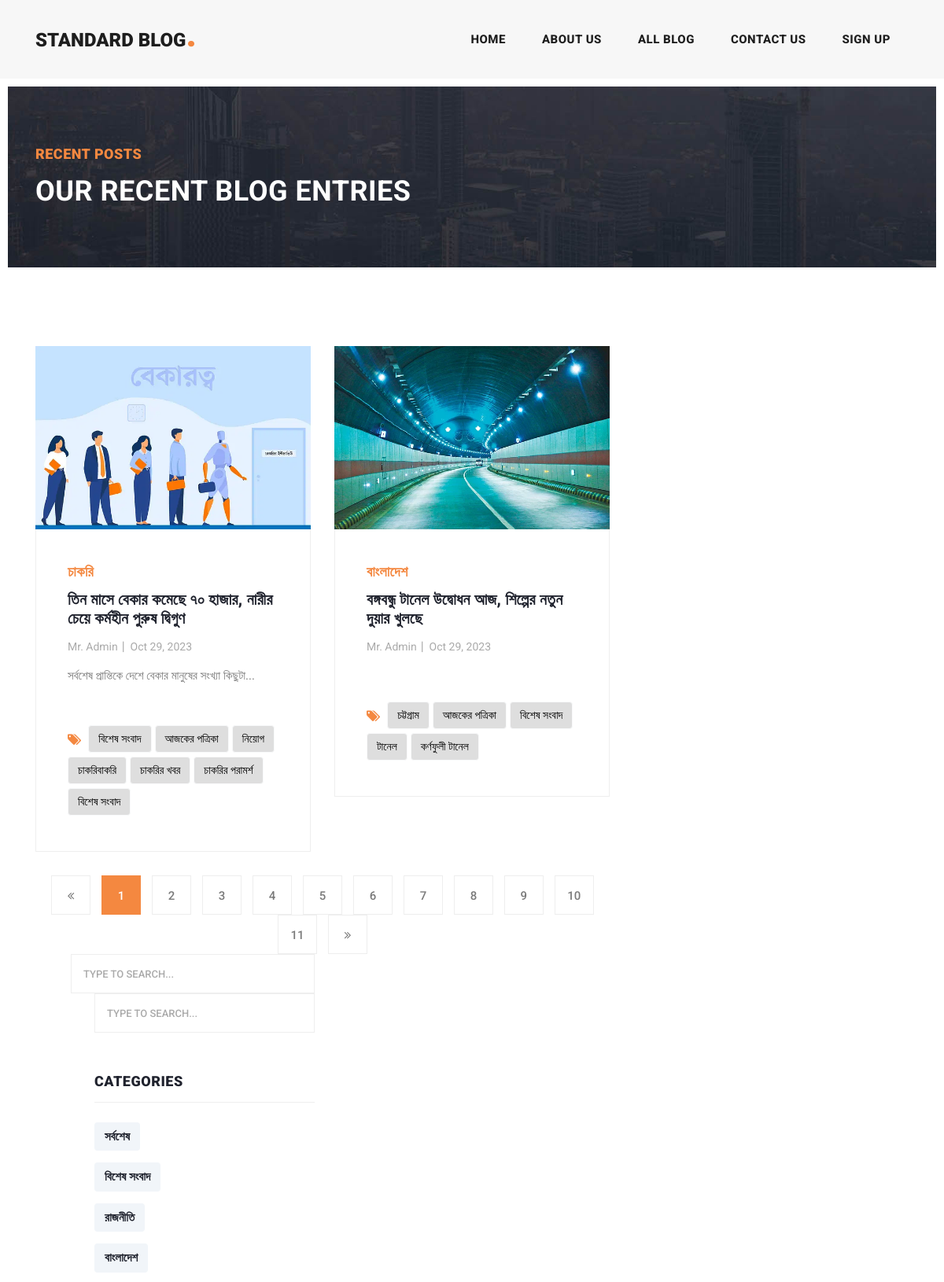
Screenshot of /blog.php (upper part) with the database file from the repository.
### tables this page shows
CREATE TABLE `posts` (
  `id` bigint NOT NULL,
  `category_id` bigint NOT NULL,
  `admin_id` bigint NOT NULL,
  `title` varchar(255) NOT NULL,
  `slug` varchar(255) NOT NULL,
  `description` longtext NOT NULL,
  `image` varchar(255) NOT NULL,
  `status` enum('active','inactive') NOT NULL DEFAULT 'inactive',
  `created_at` timestamp NOT NULL
);

CREATE TABLE `category` (
  `id` bigint NOT NULL,
  `name` varchar(255) NOT NULL,
  `slug` varchar(255) NOT NULL
);

CREATE TABLE `tag` (
  `id` bigint NOT NULL,
  `name` varchar(255) NOT NULL,
  `slug` varchar(255) NOT NULL
);

### admin/helper/helper.php (called while the page is built, shortened)
<?php
  function str_limit($string,$limit=100){
      $string = $string. "";
      $string = substr($string, 0,$limit);
      $string = substr($string, 0,strrpos($string, " "));
      $string = $string."...";
      return $string;
  }
?>

### blog.php (the view, shortened to what this page needs)
<?php
  include("layout/head.php");
?>
  <body>
          <?php
            include("layout/header.php");
          ?>
    <div class="heading-page header-text">
      <section class="page-heading">
        <div class="container">
          <div class="row">
            <div class="col-lg-12">
              <div class="text-content">
                <h4>Recent Posts</h4>
                <h2>Our Recent Blog Entries</h2>
              </div>
            </div>
          </div>
        </div>
      </section>
    </div>
    <section class="blog-posts grid-system">
      <div class="container">
        <div class="row">
          <div class="col-lg-8">
            <div class="all-blog-posts">
              <div class="row">
              <?php
                $per_page  = 2;
                $sql = "SELECT count(*) FROM posts";
                $stmt = $conn->query($sql);
                $total_records = $stmt->fetchColumn();
                $total_pages = ceil($total_records / $per_page);
                $currentPage = 1;
                $page_decrement = null;
                $page_increment = null;
                if (isset($_GET['page'])) {
                  $page = $_GET['page'];
                  $currentPage = $page;
                  $page_decrement = $page - 1;
                  $page_increment = $page + 1;
                } else {
                  $page = 1;
                }
                $starting_page = ($page - 1) * $per_page;
                $sql = "SELECT posts.*,category.name as CategoryName,admin.name as Author FROM posts
                INNER JOIN category ON posts.category_id=category.id
                INNER JOIN admin ON posts.admin_id= admin.id
                WHERE posts.status='active'
                ORDER BY posts.id DESC LIMIT $starting_page,$per_page";
                $stmp = $conn->query($sql);
                $stmp->execute();
                $posts = $stmp->fetchAll(PDO::FETCH_OBJ);
                if ($posts != null) {
                  foreach ($posts as $post) { ?>
                    <div class="col-lg-6">
                      <div class="blog-post">
                        <div class="blog-thumb">
                          <img src="admin/<?php echo $post->image ?>" alt="">
                        </div>
                        <div class="down-content">
                          <span><?php echo $post->CategoryName ?></span>
                          <a href="post-details.php?slug=<?php echo $post->slug ?>">
                            <h4><?php echo $post->title ?></h4></a>
                          <ul class="post-info">
                            <li><a href="#"><?php echo $post->Author ?></a></li>
                            <li><a href="#"><?php $dateCreate = date_create($post->created_at);
                              echo $dateCreate->format('M d, Y'); ?></a></li>
                          </ul>
                            <?php echo html_entity_decode(str_limit($post->description, 150)) ?>
                          <div class="post-options">
                            <div class="row">
                              <div class="col-lg-12">
                                <ul class="post-tags">
                                  <li><i class="fa fa-tags mt-5"></i></li>
                                  <?php
                                  $sql = "SELECT tag.* FROM tag INNER JOIN post_tag ON tag.id = post_tag.tag_id WHERE post_id=:postId";
                                  $stmt = $conn->prepare($sql);
                                  $stmt->bindParam(':postId', $post->id, PDO::PARAM_INT);
                                  $stmt->execute();
                                  $tags = $stmt->fetchAll(PDO::FETCH_OBJ);
                                  if ($tags) {
                                    foreach ($tags as $key => $tag) { ?>
                                      <li><a class="btn btn-light" href="#"><?php echo $tag->name; ?></a> </li>
                                  <?php
                                    }
                                  }
                                  ?>
                                </ul>
                              </div>
                            </div>
                          </div>
                        </div>
                      </div>
                    </div>
             <?php
              }
                }
                ?>
                <div class="col-lg-12">
                    <ul class="page-numbers">
                      <?php
                      if ($page_decrement < 1) { ?>
                        <li class="">
                          <a class="" href="javascript:void(0)" disabled><i class="fa fa-angle-double-left"></i></a>
                        </li>
                      <?php    } else { ?>
                        <li class="">
                          <a class="" href="<?php echo '?page=' . $page_decrement; ?>"><i class="fa fa-angle-double-left"></i></a>
                        </li>
                      <?php      }
                      ?>
                      <?php
                      for ($i = 1; $i <=  $total_pages; $i++) {
                        $activePage = '';
                        if ($currentPage == $i) {
                          $activePage = 'active';
                        }
                      ?>
                        <li class="<?php echo  $activePage; ?>"><a href="<?php echo "?page=" . $i; ?>"><?php echo $i; ?></a></li>
                      <?php    }
                      ?>
                      <?php
                      if ($page_increment > $total_pages) { ?>
                        <li class="">
                          <a class="disabled" href="javascript:void(0)"><i class="fa fa-angle-double-right"></i></a>
                        </li>
                      <?php    } else { ?>
                        <li class="">
                          <a class="" href="<?php echo '?page=' . $page_increment ?>"><i class="fa fa-angle-double-right"></i></a>
                        </li>
                      <?php      }
                      ?>
                      </ul>
                    </div>
              </div>
            </div>
          </div>
          <div class="col-lg-4">
            <div class="sidebar">
              <div class="row">
                <div class="col-lg-12">
                  <div class="sidebar-item search">
                    <form id="search_form" name="gs" method="GET" action="#">
                      <input type="text" name="q" class="searchText" placeholder="type to search..." autocomplete="on">
                    </form>
                  </div>
                </div>
                <div class="col-lg-12">
                    <?php
                        include("layout/sidebar.php")
                    ?>
                </div>
              </div>
            </div>
          </div>
        </div>
    </section>
  </body>
</html>

### layout/sidebar.php (shortened to what this page needs)
<div class="sidebar">
              <div class="row">
                <div class="col-lg-12">
                  <div class="sidebar-item search">
                    <form id="search_form" name="gs" method="GET" action="search.php">
                      <input type="text" name="q" class="searchText" placeholder="type to search..." autocomplete="on">
                    </form>
                  </div>
                </div>
                <div class="col-lg-12">
                </div>
                <div class="col-lg-12">
                  <div class="sidebar-item categories">
                    <div class="sidebar-heading">
                      <h2>Categories</h2>
                    </div>
                    <div class="content">
                      <ul>
                      <?php
                            $sql = "SELECT * FROM category";
                            $stmt = $conn->query($sql);
                            $categories = $stmt->fetchAll(PDO::FETCH_OBJ);
                            if($categories !=null){
                                foreach($categories as $key=> $category){?>
                                 <li><a class="btn" style="background-color: #f1f5f9;" href="categoryPost.php?slug=<?php echo $category->slug?>"> <?php echo $category->name;?></a></li>
                          <?php
                              }
                            }
                          ?>
                      </ul>
                    </div>
                  </div>
                </div>
              </div>
            </div>

### assets/css/style.css (style rules this page uses)
body { font-family: 'Roboto', sans-serif; overflow-x: hidden; text-rendering: optimizeLegibility; -webkit-font-smoothing: antialiased; -moz-osx-font-smoothing: grayscale; }
p { margin-bottom: 0px; font-size: 15px; font-weight: 400; color: #7a7a7a; line-height: 30px; }
a { text-decoration: none!important; }
ul { padding: 0; margin: 0; list-style: none; }
h1,h2,h3,h4,h5,h6 { margin: 0px; }
.heading-page { padding-top: 110px; }
.page-heading { margin: 0px 10px; padding: 75px 0px; text-align: left; background-position: center center; background-repeat: no-repeat; background-size: cover; background-image: url(../images/heading-bg.jpg); }
.page-heading .text-content h4 { color: #f48840; font-size: 18px; text-transform: uppercase; font-weight: 900; letter-spacing: 0.5px; margin-bottom: 15px; }
.page-heading .text-content h2 { color: #fff; font-size: 36px; font-weight: 700; text-transform: uppercase; letter-spacing: 0.5px; }
.blog-posts { margin-top: 100px; }
.blog-posts .blog-post { margin-bottom: 30px; }
.blog-posts .blog-thumb img { width: 100%; overflow: hidden; }
.blog-posts .down-content { padding: 40px; border-right: 1px solid #eee; border-left: 1px solid #eee; border-bottom: 1px solid #eee; }
.blog-posts .down-content span { font-size: 18px; text-transform: uppercase; letter-spacing: 0.5px; font-weight: 900; color: #f48840; }
.blog-posts .down-content h4 { font-size: 24px; text-transform: capitalize; letter-spacing: 0.5px; font-weight: 900; color: #20232e; margin: 10px 0px 12px 0px; }
.blog-posts .down-content ul.post-info li { display: inline-block; margin-right: 8px; }
.blog-posts .down-content ul.post-info li:after { content: '|'; color: #aaa; margin-left: 8px; }
.blog-posts .down-content h4 { font-size: 20px; letter-spacing: 0.25px; }
.grid-system .down-content ul.post-info li { margin-right: 3px; }
.grid-system .down-content ul.post-info li:after { margin-left: 5px; }
.blog-posts .down-content ul.post-info li:last-child::after { display: none; }
.blog-posts .down-content ul.post-info li a { font-size: 14px; color: #aaa; font-weight: 400; transition: all .3s; }
.blog-posts .down-content p { padding: 10px 0px; }
.blog-posts .down-content ul.post-tags li, .blog-posts .down-content ul.post-share li { display: inline-block; }
.blog-posts .down-content ul.post-tags li:first-child i, .blog-posts .down-content ul.post-share li:first-child i { color: #f48840; margin-right: 5px; }
.blog-posts .down-content ul.post-tags li, .blog-posts .down-content ul.post-share li { color: #aaa; }
.blog-posts .down-content ul.post-tags li a, .blog-posts .down-content ul.post-share li a { font-size: 14px; color: black; font-weight: 400; transition: all .3s; background: #dedede; margin-bottom: 5px; }
ul.page-numbers { text-align: center; }
ul.page-numbers li { display: inline-block; margin: 0px 5px; }
ul.page-numbers li a { width: 50px; height: 50px; display: inline-block; text-align: center; line-height: 50px; font-size: 15px; color: #7a7a7a; border: 1px solid #eee; font-weight: 500; transition: all 0.3s; }
ul.page-numbers li.active a { background-color: #f48840; border-color: #f48840; color: #fff; }
.blog-posts .sidebar-heading h2 { font-size: 18px; text-transform: uppercase; font-weight: 900; letter-spacing: 0.5px; color: #20232e; border-bottom: 1px solid #eee; padding-bottom: 15px; margin-bottom: 25px; }
.sidebar { margin-left: 30px; }
.sidebar .sidebar-item { margin-top: 50px; }
.sidebar .search { margin-top: 0px; }
.sidebar .sidebar-heading h2 { font-size: 18px; text-transform: uppercase; font-weight: 900; letter-spacing: 0.5px; color: #20232e; border-bottom: 1px solid #eee; padding-bottom: 15px; margin-bottom: 25px; }
.sidebar .search input { width: 100%; height: 50px; border: 1px solid #eee; font-size: 13px; text-transform: uppercase; font-weight: 500; color: #7a7a7a; outline: none; padding: 0px 15px; }
.sidebar .search input::placeholder { color: #aaa; }
.sidebar .categories ul li { margin-bottom: 15px; }
.sidebar .categories ul li a { font-size: 15px; font-weight: 700; color: #20232e; transition: all .3s; }

### rows the page displays
posts: image (picture), category.name "চাকরি", title "তিন মাসে বেকার কমেছে ৭০ হাজার, নারীর চেয়ে কর্মহীন পুরুষ দ্বিগুণ", admin.name "Mr. Admin", created_at "Oct 29, 2023", description "সর্বশেষ প্রান্তিকে দেশে বেকার মানুষের সংখ্যা কিছুটা..."
tag: name "বিশেষ সংবাদ"
tag: name "আজকের পত্রিকা"
tag: name "নিয়োগ"
tag: name "চাকরিবাকরি"
tag: name "চাকরির খবর"
tag: name "চাকরির পরামর্শ"
tag: name "বিশেষ সংবাদ"
posts: image (picture), category.name "বাংলাদেশ", title "বঙ্গবন্ধু টানেল উদ্বোধন আজ, শিল্পের নতুন দুয়ার খুলছে", admin.name "Mr. Admin", created_at "Oct 29, 2023"
tag: name "চট্টগ্রাম"
tag: name "আজকের পত্রিকা"
tag: name "টানেল"
tag: name "কর্ণফুলী টানেল"
category: name "সর্বশেষ"
category: name "বিশেষ সংবাদ"
category: name "রাজনীতি"
category: name "বাংলাদেশ"
